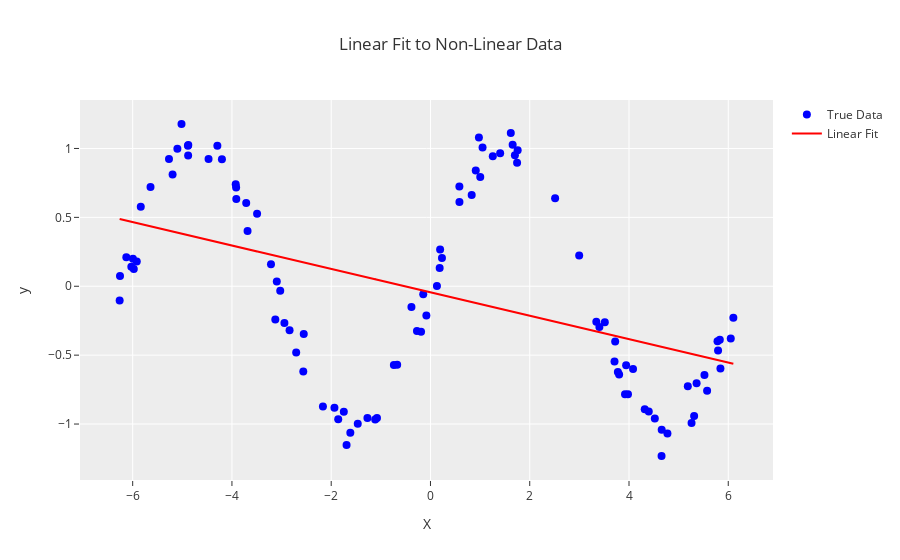

Write notebook code for a chart like this one.
### Code cell
data_scatter = go.Scatter(
    x=X, y=y, mode='markers', name='True Data', marker=dict(color='blue', size=8)
)

data_line = go.Scatter(
    x=X, y=w.item() * X + b.item(), mode='lines', name='Linear Fit', line=dict(color='red', width=2)
)

fig = go.Figure(data=[data_scatter, data_line])
fig.update_layout(
    title="Linear Fit to Non-Linear Data",
    xaxis_title="X",
    yaxis_title="y",
    template="ggplot2"
)
fig.show(config=dict(scrollZoom=True))

# W skrocie - nie da sie, a loss trzeba rozpatrywac wzglednie bo tu jest okolo 0.4 a przyblizenie nie jest dokladne
